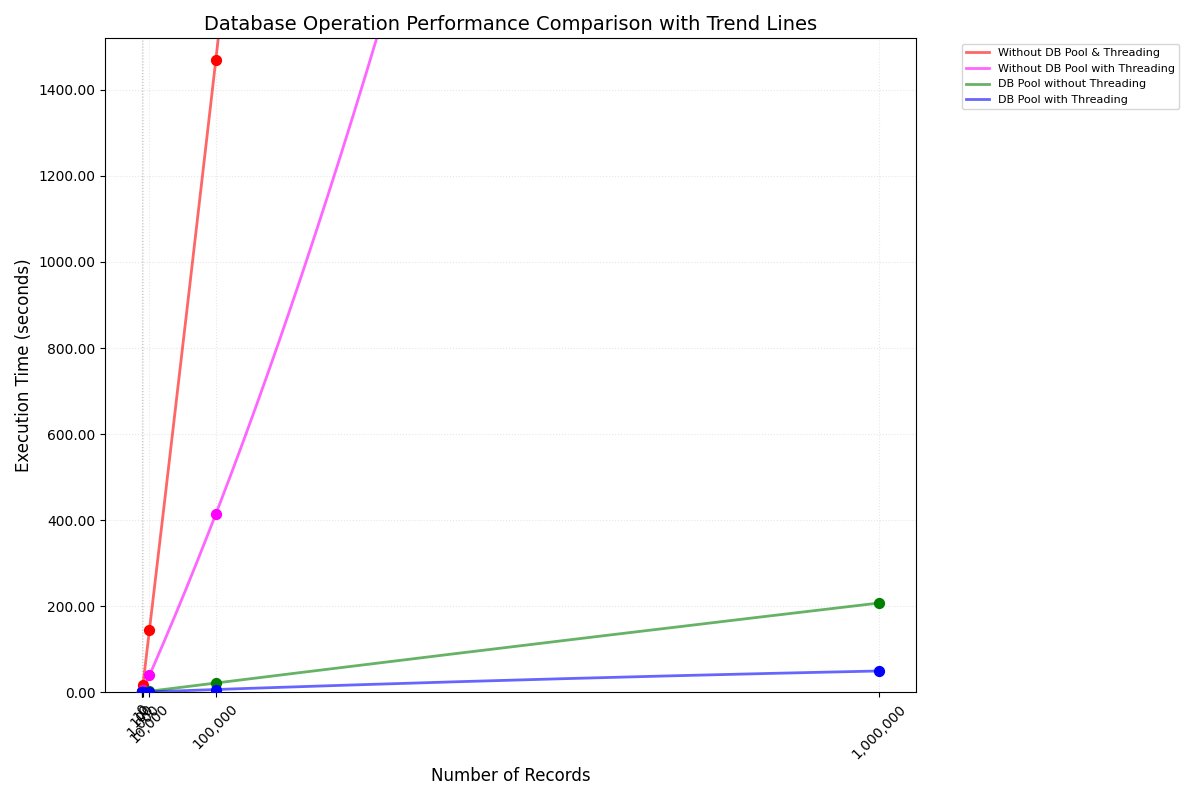

Generate this figure with Python:
import matplotlib.pyplot as plt
import numpy as np

# Data points
records = [0, 10, 100, 1_000, 10_000, 100_000, 1_000_000]
pool_with_thread = [0, 0.072, 0.112, 0.432, 1.591, 6.271, 49.448]
pool_without_thread = [0, 0.054, 0.159, 0.581, 2.712, 21.433, 207.391]
no_pool_without_thread = [0, 0.377, 2.163, 16.245, 145.377, 1469.795, None]
no_pool_with_thread = [0, 0.172, 0.942, 6.14, 39.243, 414.147, None]

# Create more points for smoother curves
x_smooth = np.linspace(0, 1_000_000, 2000)

# Calculate best fit curves (3rd degree polynomial)
def get_best_fit(x, y, degree=2):
    mask = [val is not None for val in y]
    coeffs = np.polyfit(np.array(x)[mask], np.array(y)[mask], degree)
    return np.poly1d(coeffs)(x_smooth)

# Create the plot
plt.figure(figsize=(12, 8))

# Plot with smooth curves and data points
plt.scatter(records[:6], no_pool_without_thread[:6], color='red', s=50, zorder=5)
plt.plot(x_smooth[:1200], get_best_fit(records[:6], no_pool_without_thread[:6])[:1200], color='red', 
         linestyle='-', alpha=0.6, linewidth=2, label='Without DB Pool & Threading')

plt.scatter(records[:6], no_pool_with_thread[:6], color='magenta', s=50, zorder=5)
plt.plot(x_smooth[:1200], get_best_fit(records[:6], no_pool_with_thread[:6])[:1200], color='magenta', 
         linestyle='-', alpha=0.6, linewidth=2, label='Without DB Pool with Threading')

plt.scatter(records[:7], pool_without_thread, color='green', s=50, zorder=5)
plt.plot(x_smooth, get_best_fit(records[:7], pool_without_thread), color='green', linestyle='-', 
         alpha=0.6, linewidth=2, label='DB Pool without Threading')

plt.scatter(records[:7], pool_with_thread, color='blue', s=50, zorder=5)
plt.plot(x_smooth, get_best_fit(records[:7], pool_with_thread), color='blue', linestyle='-', 
         alpha=0.6, linewidth=2, label='DB Pool with Threading')
# Customize the plot
plt.title('Database Operation Performance Comparison with Trend Lines', fontsize=14)
plt.xlabel('Number of Records', fontsize=12)
plt.ylabel('Execution Time (seconds)', fontsize=12)

# Set x-axis ticks to show all data points
plt.xticks(records, [f'{x:,}' for x in records], rotation=45)

# Set y-axis limit to show all data points
plt.ylim(0, max(no_pool_without_thread[:6]) + 50)

# Format y-axis ticks to show decimal points
plt.gca().yaxis.set_major_formatter(plt.FormatStrFormatter('%.2f'))

# Add grid with lighter style
plt.grid(True, linestyle=':', alpha=0.3)

# Adjust legend
plt.legend(fontsize=8, bbox_to_anchor=(1.05, 1), loc='upper left')

# Adjust layout to prevent label cutoff
plt.tight_layout()

# Show the plot
plt.show()
